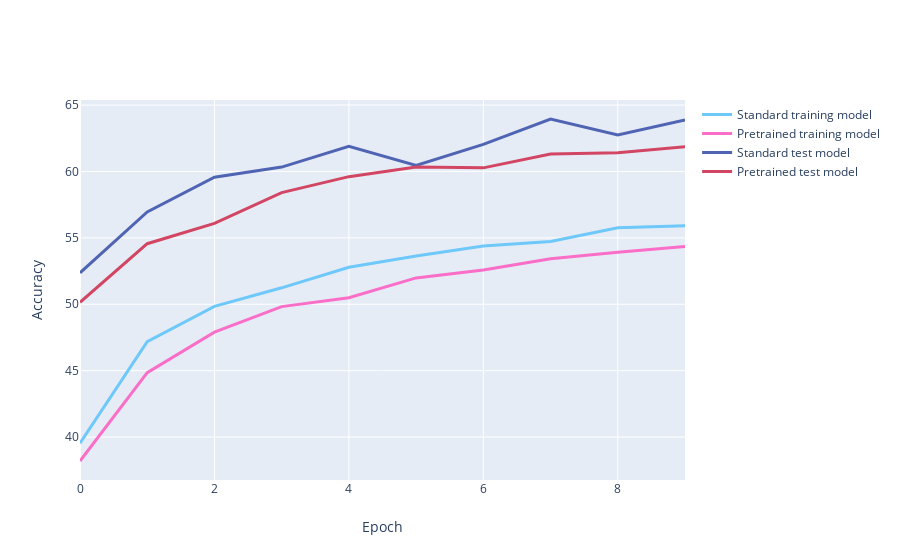

Notebook cell for this chart:
### Markdown cell above
## Accuracy

### Code cell
draw_graph(train_accuracy_vector, pret_accuracy_vector, test_accuracy_vector, pret_test_accuracy_vector, "Accuracy")

### Figure 1 — Plotly figure (JSON) as saved in the notebook; plotly's stock layout.template omitted (floating-point values rounded to 4 significant figures)
{"data": [{"line": {"color": "rgb(110,200,250)", "width": 3}, "mode": "lines", "name": "Standard training model", "type": "scatter", "x": [0, 1, 2, 3, 4, 5, 6, 7, 8, 9, 10], "y": [39.54, 47.19, 49.84, 51.24, 52.79, 53.63, 54.39, 54.72, 55.76, 55.92]}, {"line": {"color": "rgb(250,110,200)", "width": 3}, "mode": "lines", "name": "Pretrained training model ", "type": "scatter", "x": [0, 1, 2, 3, 4, 5, 6, 7, 8, 9, 10], "y": [38.2, 44.85, 47.9, 49.82, 50.49, 51.99, 52.58, 53.43, 53.92, 54.35]}, {"line": {"color": "rgb(80,100,180)", "width": 3}, "mode": "lines", "name": "Standard test model", "type": "scatter", "x": [0, 1, 2, 3, 4, 5, 6, 7, 8, 9, 10], "y": [52.37, 56.95, 59.57, 60.33, 61.9, 60.45, 62.04, 63.95, 62.75, 63.88]}, {"line": {"color": "rgb(210,70,100)", "width": 3}, "mode": "lines", "name": "Pretrained test model", "type": "scatter", "x": [0, 1, 2, 3, 4, 5, 6, 7, 8, 9, 10], "y": [50.15, 54.56, 56.09, 58.41, 59.61, 60.33, 60.27, 61.31, 61.41, 61.86]}], "layout": {"xaxis": {"title": {"text": "Epoch"}}, "yaxis": {"title": {"text": "Accuracy"}}}}
